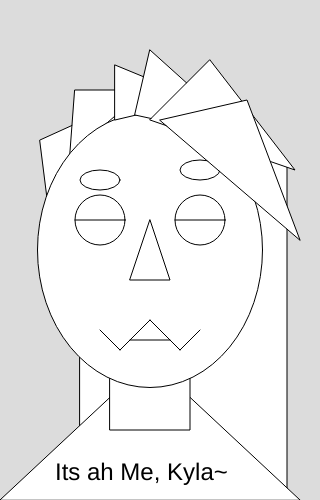
Frame 1 (no input)
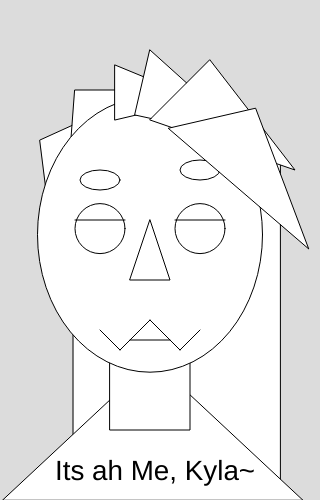
Frame 60 (no input)
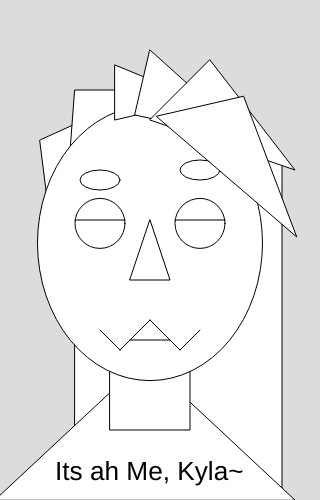
Frame 120 (the mouse pressed at the canvas centre since frame 60)

The p5.js sketch that drew these frames (run headless with seeded random() and noise() and a simulated clock; from frame 60 on, the mouse is pressed at the canvas centre):

// p5.js sketch
// ── sketch.js
// <--Variables--> //
//backgroundhair var//
var BGhairx = 80;
var BGhairy = 160;
var BGhairdirection = 0.2;

//bang//
var Tbangx= 247;
var Tbangy= 100;
var TXbangdir= 0.2;
var TYbangdir= 0.2;

var Lbangx= 160;
var Lbangy= 120;
var LXbangdir= 0.2;
var LYbangdir= 0.2;

var Rbangx= 300;
var Rbangy= 240;
var RXbangdir= 0.2;
var RYbangdir= 0.2;

//body var//
var topbodyx =150;
var topbodydirection = 0.3;
var leftbodyx= 0;
var leftbodydirection= 0.3;
var rightbodyx =300;
var rightbodydirection= 0.3;

//head var//
var headx = 150;
var heady = 250;
var headdirection = 0.3;

//left eye var//
var LeyeX= 200;
var LeyeY = 220;
var Leyedirection = 0.2;

//right eye var//
var ReyeX= 100;
var ReyeY = 220;
var Reyedirection = 0.2;

//misc. var//
var size = 24;
var count= 0;
var sizedirection = 0.2;

//Setup//
function setup() {
  createCanvas(320, 500);
}

function draw() {
  background(220);
  
  //background hair//
  triangle(40, 140, 150, 90, 50, 220);
  triangle(75, 90, 145, 90, 70,155);
  rect(BGhairx,BGhairy,207,360);
  BGhairx+=BGhairdirection;
   if(BGhairx >= 80.1 || BGhairx <= 71)
      {
          BGhairdirection *= -1;
      }
  //head and neck//
  triangle(leftbodyx,500,topbodyx,360,rightbodyx,500);
  topbodyx+=topbodydirection;
  if(topbodyx >= 160 || topbodyx <= 140)
      {
        topbodydirection *= -1;
      }
  leftbodyx+=leftbodydirection;
  if(leftbodyx >= 10 || leftbodyx <= -10)
      {
        leftbodydirection *= -1;
      }
  rightbodyx+=rightbodydirection;
  if(rightbodyx >= 310 || rightbodyx <= 290)
      {
        rightbodydirection *= -1;
      }
    
  square(110,350,80);
  ellipse(headx,heady,225,275);
  heady+=headdirection;
    if(heady >= 251 || heady <= 230)
      {
          headdirection *= -1;
      }
  
  //eyes and nose//
  //right//
  ellipse(100,180,40,20);
  circle(ReyeX,ReyeY,50);
  line(125,220,75,220);
  ReyeY+=Reyedirection;
    if(ReyeY >= 230 || ReyeY <= 220)
      {
          Reyedirection *= -1;
      }
  //left//
  ellipse(200,170,40,20);
  circle(LeyeX,LeyeY,50);
  line(225,220,175,220);
  LeyeY+=Leyedirection;
  if(LeyeY >= 230 || LeyeY <= 220)
      {
          Leyedirection *= -1;
      }
  //nose//
  triangle(130, 280, 170, 280, 150, 220);
  
  //mouth//
    line(180,350,150,320);
    line(180,350,200,330);
    line(120,350,150,320);
    line(120,350,100,330);
    line(170,340,130,340);
  
  //fronthair//
    triangle(115, 65, 200, 100, 115, 120);
    triangle(150, 50, 250, 140, 135, 115);
    triangle(210, 60, 295, 170, 150, 120);
  //bang//
    triangle(Lbangx, Lbangy, Tbangx, Tbangy, Rbangx, Rbangy);
  //-->>Leftpoint bang<<--//
    Lbangx+=LXbangdir;
    if(Lbangx >=170||Lbangx <=150)
      {
        LXbangdir *=-1;
      }
    Lbangy+=LYbangdir;
    if(Lbangy >=130||Lbangy <=110)
      {
        LYbangdir *=-1;
      }
  //-->>Topoint bang<<--//
    Tbangx+=TXbangdir;
    if (Tbangx >=257||Tbangx <=237)
      {
        TXbangdir *=-1;
      }
    Tbangy+=TYbangdir;
    if(Tbangy >=110||Tbangy <= 90)
      {
        TYbangdir *=-1;
      }
  //-->>Rightpoint Bang<<--//
    Rbangx+=RXbangdir;
    if(Rbangx >=310||Rbangx <=290)
      {
        RXbangdir *=-1;
      }
    Rbangy+=RYbangdir;
    if(Rbangy >=250||Rbangy <=230)
      {
        RYbangdir *=-1;
      }
  
  //text//
   textSize(size);
    size+= sizedirection;
    count++;
    if(count > 24)
    {
        sizedirection *=-1;
        count = 5;
    }
    text('Its ah Me, Kyla~',55,480)
    
}
